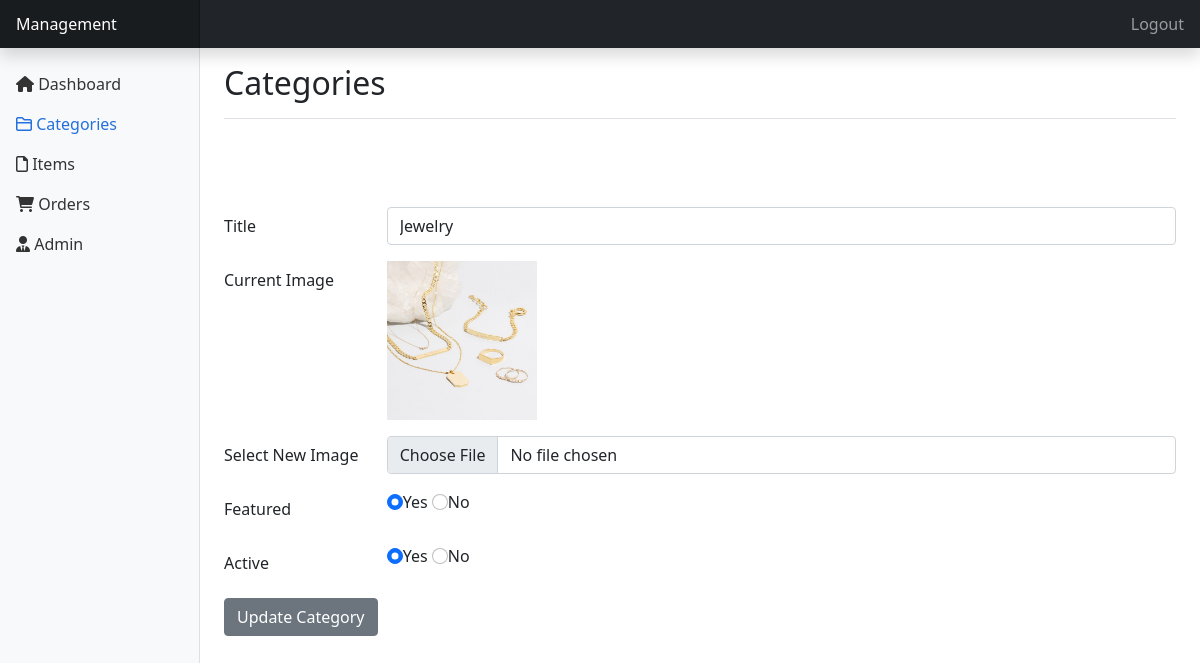
/admin/update-category.php?id=7 (signed in), run on the app's committed database.
### tables this page shows
CREATE TABLE `dbo_categories` (
  `id` int(10) UNSIGNED NOT NULL,
  `title` varchar(100) NOT NULL,
  `image_name` varchar(255) NOT NULL,
  `featured` varchar(10) NOT NULL,
  `active` varchar(10) NOT NULL
);

### admin/update-category.php (the view, shortened to what this page needs)
<?php include('../config/config.php'); ?>
<?php
if (isset($_GET['id'])) {
    $id = $_GET['id'];
    $sql = "SELECT * FROM dbo_categories WHERE id=$id";
    $res = mysqli_query($conn, $sql);
    $count = mysqli_num_rows($res);
    if ($count == 1) {
        $row = mysqli_fetch_assoc($res);
        $title = $row['title'];
        $current_image = $row['image_name'];
        $featured = $row['featured'];
        $active = $row['active'];
    } else {
        header('location: manage-categories.php');
    }
} else {
    header('location: manage-categories.php');
}
?>
<!doctype html>
<html lang="en">
<head>
    <link rel="stylesheet" href="https://cdnjs.cloudflare.com/ajax/libs/font-awesome/6.0.0-beta2/css/all.min.css">
    <link href="https://cdn.jsdelivr.net/npm/bootstrap@5.1.3/dist/css/bootstrap.min.css" rel="stylesheet">
    <link rel="stylesheet" href="/BTL_CNW/css/style.css">
</head>
<body>
    <header class="navbar navbar-dark sticky-top bg-dark flex-md-nowrap p-0 shadow">
        <a class="navbar-brand col-md-3 col-lg-2 me-0 px-3" href="#">Management</a>
        <div class="navbar-nav">
            <div class="nav-item text-nowrap">
                <a class="nav-link px-3" href="logout.php">Logout</a>
            </div>
        </div>
    </header>
    <div class="container-fluid">
        <div class="row">
            <nav id="sidebarMenu" class="col-md-3 col-lg-2 d-md-block bg-light sidebar collapse">
                <div class="position-sticky pt-3">
                    <ul class="nav flex-column">
                        <li class="nav-item">
                            <a class="nav-link" aria-current="page" href="index.php">
                                <i class="fas fa-home"></i>
                                Dashboard
                            </a>
                        </li>
                        <li class="nav-item">
                            <a class="nav-link active" href="manage-categories.php">
                                <i class="far fa-folder"></i>
                                Categories
                            </a>
                        </li>
                        <li class="nav-item">
                            <a class="nav-link" href="manage-items.php">
                                <i class="far fa-file"></i>
                                Items
                            </a>
                        </li>
                        <li class="nav-item">
                            <a class="nav-link" href="manage-orders.php">
                                <i class="fas fa-shopping-cart"></i>
                                Orders
                            </a>
                        </li>
                        <li class="nav-item">
                            <a class="nav-link" href="manage-admin.php">
                                <i class="fas fa-user-tie"></i>
                                Admin
                            </a>
                        </li>
                    </ul>
                </div>
            </nav>
            <main class="col-md-9 ms-sm-auto col-lg-10 px-md-4">
                <div class="d-flex justify-content-between flex-wrap flex-md-nowrap align-items-center pt-3 pb-2 mb-3 border-bottom">
                    <h1 class="h2">Categories</h1>
                </div>
                <div>
                    <br>
                    <br /><br />
                    <form action="" method="post" enctype="multipart/form-data">
                        <div>
                            <div class="mb-3 row">
                                <label class="col-sm-2 col-form-label">Title</label>
                                <div class="col-sm-10">
                                    <input type="text" class="form-control" name="title" value="<?php echo $title; ?>">
                                </div>
                            </div>
                            <div class="mb-3 row">
                                <label class="col-sm-2 col-form-label">Current Image</label>
                                <div class="col-sm-10">
                                    <?php
                                    if ($current_image != "") {
                                    ?>
                                        <img src="../images/categories/<?php echo $current_image; ?>" width="150px">
                                    <?php
                                    } else {
                                        echo "<div class='error'>Image Not Added.</div>";
                                    }
                                    ?>
                                </div>
                            </div>
                            <div class="mb-3 row">
                                <label class="col-sm-2 col-form-label">Select New Image</label>
                                <div class="col-sm-10">
                                    <input type="file" class="form-control" name="image">
                                </div>
                            </div>
                            <div class="mb-3 row">
                                <label class="col-sm-2 col-form-label">Featured</label>
                                <div class="col">
                                    <input <?php if ($featured == "Yes") {
                                                echo "checked";
                                            } ?> type="radio" class="form-check-input" name="featured" value="Yes">Yes
                                    <input <?php if ($featured == "No") {
                                                echo "checked";
                                            } ?> type="radio" class="form-check-input" name="featured" value="No">No
                                </div>
                            </div>
                            <div class="mb-3 row">
                                <label class="col-sm-2 col-form-label">Active</label>
                                <div class="col">
                                    <input <?php if ($active == "Yes") {
                                                echo "checked";
                                            } ?> type="radio" class="form-check-input" name="active" value="Yes">Yes
                                    <input <?php if ($active == "No") {
                                                echo "checked";
                                            } ?> type="radio" class="form-check-input" name="active" value="No">No
                                </div>
                            </div>
                            <button type="submit" name="submit" class="btn btn-secondary">Update Category</button>
                        </div>
                    </form>
                </div>
            </main>
        </div>
    </div>
</body>
</html>

### css/style.css (style rules this page uses)
body { padding-bottom: 3rem; }
.sidebar { position: fixed; top: 0; bottom: 0; left: 0; z-index: 100; padding: 48px 0 0; box-shadow: inset -1px 0 0 rgba(0, 0, 0, .1); }
.sidebar .nav-link { font-weight: 500; color: #333; }
.sidebar .nav-link.active { color: #2470dc; }
.navbar-brand { padding-top: .75rem; padding-bottom: .75rem; font-size: 1rem; background-color: rgba(0, 0, 0, .25); box-shadow: inset -1px 0 0 rgba(0, 0, 0, .25); }

### data on the page
dbo_categories: title "Jewelry", image_name (picture), featured "☑", active "☑"
